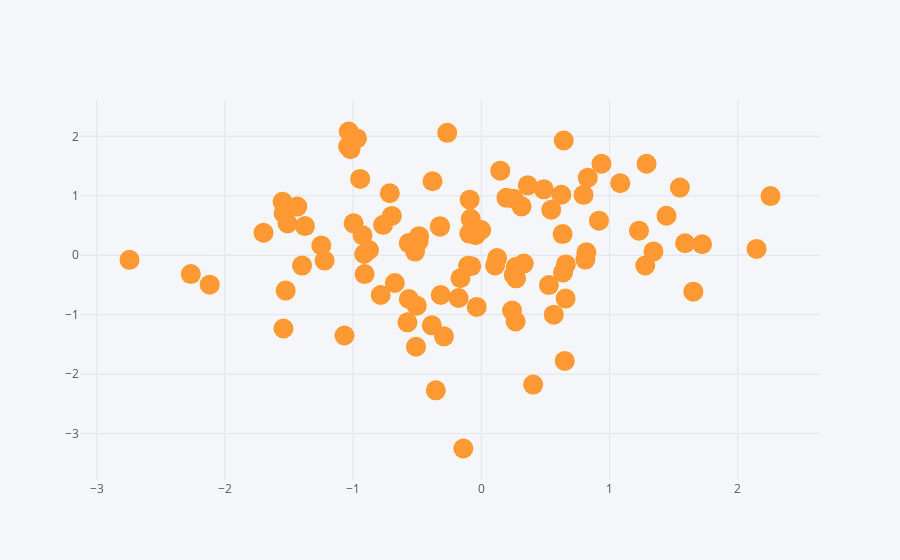

Notebook source saved alongside this figure:
### Code cell
df.iplot(kind='scatter', x='A', y='B', mode='markers', size=20)
